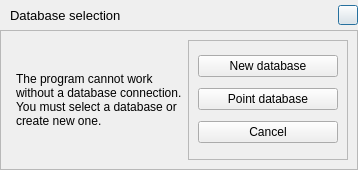
<?xml version="1.0" encoding="UTF-8"?>
<ui version="4.0">
 <class>Dialog</class>
 <widget class="QDialog" name="Dialog">
  <property name="geometry">
   <rect>
    <x>0</x>
    <y>0</y>
    <width>358</width>
    <height>170</height>
   </rect>
  </property>
  <property name="windowTitle">
   <string>Dialog</string>
  </property>
  <property name="styleSheet">
   <string notr="true">/*
Dark: Dark: #16191d
Assent1: #1f232a
Assent2: #2c313c
Assent3: #343b47
Text1: #fff
Text2:#838ea2
 */


#header_widget, #window_label, #pushButton{
background-color: #1f232a;
color: #838ea2;

}


#body_frame, #messeg_label{
	border:none;
	background-color:  #16191d;
	backgroundr: none;
	padding: 0;
	margin: 0;
	color: #fff;
}

#body_frame QPushButton{
	border-radius: 10px;
	background-color:#343b47;
	height: 20px;
	color: #838ea2;
	text-align:left;
	padding: 0px 20 px;
}

#body_frame QPushButton:hover{
	color: #fff;
}

/*
QLineEdit, QTextEdit {
padding: 0 10px;
background-color:#1f232a;
border-radius: 10px;
}
#centralwidget{
	background-color: #1f232a;
}
#left_panel{
	background-color:#16191d;
}
#left_menu_subcontaner QPushButton{
	text-align: left;
	padding: 5px 10px;
	border-top-left-radius: 10px;
	border-bottom-left-radius: 10px;
}
 

#drop_frame {
	background-color:#343b47;
	border-top-right-radius: 10px;
	border-bottom-right-radius: 10px;
}
#search_lineEdit, #add_asset_frame, #Settingf_frame, #info_frame, #tree_frame{
	background-color:#16191d;
	border-radius: 10px;
}
#add_asset_button{
	background-color:#2c313c;
	border-radius: 10px;
}
#status_label, #window_label, #help_text_label{
color: #838ea2;
}


QScrollBar:vertical {
 	border: none;
    width: 12px;
    margin: 25px 0 25px 0;
	border-radius: 0px;
 }
QScrollBar::handle:vertical {	
	background: #343b47;
	min-height: 30px;
	border-radius: 6px;
}
QScrollBar::handle:vertical:hover{	
	background-color:#2c313c;
}
QScrollBar::sub-line:vertical {
	border: none;
	background: #343b47;;
	height: 25px;
	border-radius: 6px;
	subcontrol-position: top;
	subcontrol-origin: margin;
}
QScrollBar::sub-line:vertical:hover{	
	background-color:#2c313c;
}
QScrollBar::add-line:vertical {
	border: none;
	background-color: #343b47;
	height: 25px;
	border-radius: 6px;
	subcontrol-position: bottom;
	subcontrol-origin: margin;
}
QScrollBar::add-line:vertical:hover{	
	background-color:#2c313c;
}
QScrollBar::add-page:vertical, QScrollBar::sub-page:vertical {
	background:#16191d;
}
</string>
  </property>
  <layout class="QVBoxLayout" name="verticalLayout_2">
   <property name="spacing">
    <number>0</number>
   </property>
   <property name="leftMargin">
    <number>0</number>
   </property>
   <property name="topMargin">
    <number>0</number>
   </property>
   <property name="rightMargin">
    <number>0</number>
   </property>
   <property name="bottomMargin">
    <number>0</number>
   </property>
   <item>
    <widget class="QWidget" name="header_widget" native="true">
     <property name="maximumSize">
      <size>
       <width>16777215</width>
       <height>30</height>
      </size>
     </property>
     <layout class="QHBoxLayout" name="horizontalLayout_3">
      <property name="leftMargin">
       <number>0</number>
      </property>
      <property name="topMargin">
       <number>0</number>
      </property>
      <property name="rightMargin">
       <number>0</number>
      </property>
      <property name="bottomMargin">
       <number>0</number>
      </property>
      <item>
       <widget class="QWidget" name="widget_2" native="true">
        <layout class="QHBoxLayout" name="horizontalLayout">
         <property name="spacing">
          <number>10</number>
         </property>
         <property name="leftMargin">
          <number>10</number>
         </property>
         <property name="topMargin">
          <number>0</number>
         </property>
         <property name="rightMargin">
          <number>0</number>
         </property>
         <property name="bottomMargin">
          <number>0</number>
         </property>
         <item>
          <widget class="QLabel" name="window_label">
           <property name="font">
            <font>
             <pointsize>10</pointsize>
            </font>
           </property>
           <property name="text">
            <string>Database selection</string>
           </property>
          </widget>
         </item>
         <item>
          <widget class="QPushButton" name="pushButton">
           <property name="sizePolicy">
            <sizepolicy hsizetype="Fixed" vsizetype="Fixed">
             <horstretch>0</horstretch>
             <verstretch>0</verstretch>
            </sizepolicy>
           </property>
           <property name="minimumSize">
            <size>
             <width>20</width>
             <height>20</height>
            </size>
           </property>
           <property name="maximumSize">
            <size>
             <width>20</width>
             <height>20</height>
            </size>
           </property>
           <property name="text">
            <string/>
           </property>
           <property name="icon">
            <iconset resource="../resurses.qrc">
             <normaloff>:/icons/icons/logo.png</normaloff>:/icons/icons/logo.png</iconset>
           </property>
           <property name="iconSize">
            <size>
             <width>24</width>
             <height>24</height>
            </size>
           </property>
          </widget>
         </item>
        </layout>
       </widget>
      </item>
     </layout>
    </widget>
   </item>
   <item>
    <widget class="QFrame" name="body_frame">
     <property name="frameShape">
      <enum>QFrame::StyledPanel</enum>
     </property>
     <property name="frameShadow">
      <enum>QFrame::Raised</enum>
     </property>
     <layout class="QHBoxLayout" name="horizontalLayout_2">
      <property name="leftMargin">
       <number>15</number>
      </property>
      <item>
       <widget class="QLabel" name="messeg_label">
        <property name="text">
         <string>The program cannot work 
without a database connection. 
You must select a database or  
create new one.</string>
        </property>
       </widget>
      </item>
      <item>
       <widget class="QFrame" name="frame_2">
        <property name="frameShape">
         <enum>QFrame::StyledPanel</enum>
        </property>
        <property name="frameShadow">
         <enum>QFrame::Raised</enum>
        </property>
        <layout class="QVBoxLayout" name="verticalLayout">
         <item>
          <widget class="QPushButton" name="new_button">
           <property name="text">
            <string>New database</string>
           </property>
           <property name="icon">
            <iconset resource="../resurses.qrc">
             <normaloff>:/icons/icons/database.svg</normaloff>:/icons/icons/database.svg</iconset>
           </property>
          </widget>
         </item>
         <item>
          <widget class="QPushButton" name="point_button">
           <property name="text">
            <string>Point database</string>
           </property>
           <property name="icon">
            <iconset resource="../resurses.qrc">
             <normaloff>:/icons/icons/mouse-pointer.svg</normaloff>:/icons/icons/mouse-pointer.svg</iconset>
           </property>
          </widget>
         </item>
         <item>
          <widget class="QPushButton" name="cancel_button">
           <property name="minimumSize">
            <size>
             <width>0</width>
             <height>20</height>
            </size>
           </property>
           <property name="text">
            <string>Cancel</string>
           </property>
           <property name="icon">
            <iconset resource="../resurses.qrc">
             <normaloff>:/icons/icons/x-circle.svg</normaloff>:/icons/icons/x-circle.svg</iconset>
           </property>
           <property name="iconSize">
            <size>
             <width>16</width>
             <height>16</height>
            </size>
           </property>
          </widget>
         </item>
        </layout>
       </widget>
      </item>
     </layout>
    </widget>
   </item>
  </layout>
 </widget>
 <resources>
  <include location="../resurses.qrc"/>
 </resources>
 <connections/>
</ui>
